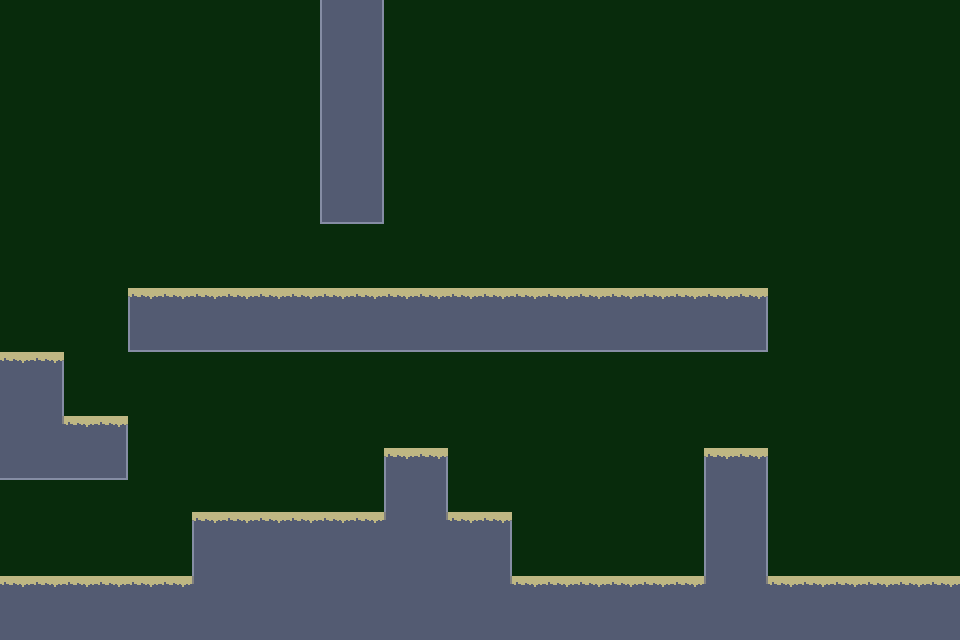

Below is a game level as drawn by its tile map, then a one-line description and the .tmx file that defines it, in full:
An orthogonal 30x20 tile map with 32x32 px tiles, 2 tile layers (Background, Level).

<map version="1.5" tiledversion="1.5.0" orientation="orthogonal" renderorder="right-down" width="30" height="20" tilewidth="32" tileheight="32" infinite="0" nextlayerid="3" nextobjectid="1">
 <editorsettings>
  <export format="json" />
 </editorsettings>
 <tileset firstgid="1" name="Tileset" tilewidth="32" tileheight="32" tilecount="12" columns="4">
  <image source="../JeR_Grupo_F/JeR_Grupo_F/assets/tileset.png" width="128" height="96" />
  <tile id="0">
   <properties>
    <property name="collides" type="bool" value="true" />
   </properties>
  </tile>
  <tile id="1">
   <properties>
    <property name="collides" type="bool" value="true" />
   </properties>
  </tile>
  <tile id="2">
   <properties>
    <property name="collides" type="bool" value="true" />
   </properties>
  </tile>
  <tile id="3">
   <properties>
    <property name="collides" type="bool" value="true" />
   </properties>
  </tile>
  <tile id="4">
   <properties>
    <property name="collides" type="bool" value="true" />
   </properties>
  </tile>
  <tile id="5">
   <properties>
    <property name="collides" type="bool" value="true" />
   </properties>
  </tile>
  <tile id="6">
   <properties>
    <property name="collides" type="bool" value="true" />
   </properties>
  </tile>
  <tile id="7">
   <properties>
    <property name="collides" type="bool" value="true" />
   </properties>
  </tile>
  <tile id="8">
   <properties>
    <property name="collides" type="bool" value="true" />
   </properties>
  </tile>
  <tile id="9">
   <properties>
    <property name="collides" type="bool" value="true" />
   </properties>
  </tile>
  <tile id="10">
   <properties>
    <property name="collides" type="bool" value="true" />
   </properties>
  </tile>
 </tileset>
 <layer id="2" name="Background" width="30" height="20">
  <data encoding="csv">
12,12,12,12,12,12,12,12,12,12,12,12,12,12,12,12,12,12,12,12,12,12,12,12,12,12,12,12,12,12,
12,12,12,12,12,12,12,12,12,12,12,12,12,12,12,12,12,12,12,12,12,12,12,12,12,12,12,12,12,12,
12,12,12,12,12,12,12,12,12,12,12,12,12,12,12,12,12,12,12,12,12,12,12,12,12,12,12,12,12,12,
12,12,12,12,12,12,12,12,12,12,12,12,12,12,12,12,12,12,12,12,12,12,12,12,12,12,12,12,12,12,
12,12,12,12,12,12,12,12,12,12,12,12,12,12,12,12,12,12,12,12,12,12,12,12,12,12,12,12,12,12,
12,12,12,12,12,12,12,12,12,12,12,12,12,12,12,12,12,12,12,12,12,12,12,12,12,12,12,12,12,12,
12,12,12,12,12,12,12,12,12,12,12,12,12,12,12,12,12,12,12,12,12,12,12,12,12,12,12,12,12,12,
12,12,12,12,12,12,12,12,12,12,12,12,12,12,12,12,12,12,12,12,12,12,12,12,12,12,12,12,12,12,
12,12,12,12,12,12,12,12,12,12,12,12,12,12,12,12,12,12,12,12,12,12,12,12,12,12,12,12,12,12,
12,12,12,12,12,12,12,12,12,12,12,12,12,12,12,12,12,12,12,12,12,12,12,12,12,12,12,12,12,12,
12,12,12,12,12,12,12,12,12,12,12,12,12,12,12,12,12,12,12,12,12,12,12,12,12,12,12,12,12,12,
12,12,12,12,12,12,12,12,12,12,12,12,12,12,12,12,12,12,12,12,12,12,12,12,12,12,12,12,12,12,
12,12,12,12,12,12,12,12,12,12,12,12,12,12,12,12,12,12,12,12,12,12,12,12,12,12,12,12,12,12,
12,12,12,12,12,12,12,12,12,12,12,12,12,12,12,12,12,12,12,12,12,12,12,12,12,12,12,12,12,12,
12,12,12,12,12,12,12,12,12,12,12,12,12,12,12,12,12,12,12,12,12,12,12,12,12,12,12,12,12,12,
12,12,12,12,12,12,12,12,12,12,12,12,12,12,12,12,12,12,12,12,12,12,12,12,12,12,12,12,12,12,
12,12,12,12,12,12,12,12,12,12,12,12,12,12,12,12,12,12,12,12,12,12,12,12,12,12,12,12,12,12,
12,12,12,12,12,12,12,12,12,12,12,12,12,12,12,12,12,12,12,12,12,12,12,12,12,12,12,12,12,12,
12,12,12,12,12,12,12,12,12,12,12,12,12,12,12,12,12,12,12,12,12,12,12,12,12,12,12,12,12,12,
12,12,12,12,12,12,12,12,12,12,12,12,12,12,12,12,12,12,12,12,12,12,12,12,12,12,12,12,12,12
</data>
 </layer>
 <layer id="1" name="Level" width="30" height="20">
  <data encoding="csv">
0,0,0,0,0,0,0,0,0,0,5,7,0,0,0,0,0,0,0,0,0,0,0,0,0,0,0,0,0,0,
0,0,0,0,0,0,0,0,0,0,5,7,0,0,0,0,0,0,0,0,0,0,0,0,0,0,0,0,0,0,
0,0,0,0,0,0,0,0,0,0,5,7,0,0,0,0,0,0,0,0,0,0,0,0,0,0,0,0,0,0,
0,0,0,0,0,0,0,0,0,0,5,7,0,0,0,0,0,0,0,0,0,0,0,0,0,0,0,0,0,0,
0,0,0,0,0,0,0,0,0,0,5,7,0,0,0,0,0,0,0,0,0,0,0,0,0,0,0,0,0,0,
0,0,0,0,0,0,0,0,0,0,5,7,0,0,0,0,0,0,0,0,0,0,0,0,0,0,0,0,0,0,
0,0,0,0,0,0,0,0,0,0,9,11,0,0,0,0,0,0,0,0,0,0,0,0,0,0,0,0,0,0,
0,0,0,0,0,0,0,0,0,0,0,0,0,0,0,0,0,0,0,0,0,0,0,0,0,0,0,0,0,0,
0,0,0,0,0,0,0,0,0,0,0,0,0,0,0,0,0,0,0,0,0,0,0,0,0,0,0,0,0,0,
0,0,0,0,1,2,2,2,2,2,2,2,2,2,2,2,2,2,2,2,2,2,2,3,0,0,0,0,0,0,
0,0,0,0,9,10,10,10,10,10,10,10,10,10,10,10,10,10,10,10,10,10,10,11,0,0,0,0,0,0,
2,3,0,0,0,0,0,0,0,0,0,0,0,0,0,0,0,0,0,0,0,0,0,0,0,0,0,0,0,0,
6,7,0,0,0,0,0,0,0,0,0,0,0,0,0,0,0,0,0,0,0,0,0,0,0,0,0,0,0,0,
6,8,2,3,0,0,0,0,0,0,0,0,0,0,0,0,0,0,0,0,0,0,0,0,0,0,0,0,0,0,
10,10,10,11,0,0,0,0,0,0,0,0,1,3,0,0,0,0,0,0,0,0,1,3,0,0,0,0,0,0,
0,0,0,0,0,0,0,0,0,0,0,0,5,7,0,0,0,0,0,0,0,0,5,7,0,0,0,0,0,0,
0,0,0,0,0,0,1,2,2,2,2,2,4,8,2,3,0,0,0,0,0,0,5,7,0,0,0,0,0,0,
0,0,0,0,0,0,5,6,6,6,6,6,6,6,6,7,0,0,0,0,0,0,5,7,0,0,0,0,0,0,
2,2,2,2,2,2,4,6,6,6,6,6,6,6,6,8,2,2,2,2,2,2,4,8,2,2,2,2,2,2,
6,6,6,6,6,6,6,6,6,6,6,6,6,6,6,6,6,6,6,6,6,6,6,6,6,6,6,6,6,6
</data>
 </layer>
</map>